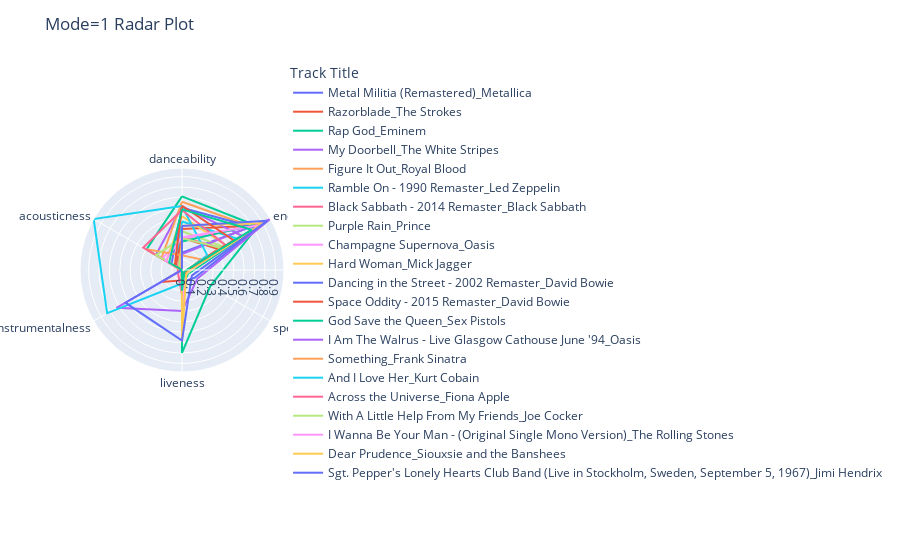

Notebook code cell kept with this figure:
### Code cell
feature_list = ["danceability", "energy","speechiness","liveness", \
                "instrumentalness", 'acousticness']
spotify_tools.audio_feature_radar(mode_1, feature_list, "Mode=1 Radar Plot")

### Figure 1 — Plotly figure (JSON) as saved in the notebook; plotly's stock layout.template omitted (floating-point values rounded to 4 significant figures)
{"data": [{"hovertemplate": "Track Title=Metal Militia (Remastered)_Metallica<br>value=%{r}<br>variable=%{theta}<extra></extra>", "legendgroup": "Metal Militia (Remastered)_Metallica", "line": {"color": "#636efa", "dash": "solid"}, "marker": {"symbol": "circle"}, "mode": "lines", "name": "Metal Militia (Remastered)_Metallica", "r": [0.166, 0.956, 0.145, 0.118, 0.00515, 8.08e-05, 0.166], "showlegend": true, "subplot": "polar", "theta": ["danceability", "energy", "speechiness", "liveness", "instrumentalness", "acousticness", "danceability"], "type": "scatterpolar"}, {"hovertemplate": "Track Title=Razorblade_The Strokes<br>value=%{r}<br>variable=%{theta}<extra></extra>", "legendgroup": "Razorblade_The Strokes", "line": {"color": "#EF553B", "dash": "solid"}, "marker": {"symbol": "circle"}, "mode": "lines", "name": "Razorblade_The Strokes", "r": [0.394, 0.859, 0.0409, 0.1, 0.233, 0.00201, 0.394], "showlegend": true, "subplot": "polar", "theta": ["danceability", "energy", "speechiness", "liveness", "instrumentalness", "acousticness", "danceability"], "type": "scatterpolar"}, {"hovertemplate": "Track Title=Rap God_Eminem<br>value=%{r}<br>variable=%{theta}<extra></extra>", "legendgroup": "Rap God_Eminem", "line": {"color": "#00cc96", "dash": "solid"}, "marker": {"symbol": "circle"}, "mode": "lines", "name": "Rap God_Eminem", "r": [0.709, 0.843, 0.314, 0.799, 0, 0.395, 0.709], "showlegend": true, "subplot": "polar", "theta": ["danceability", "energy", "speechiness", "liveness", "instrumentalness", "acousticness", "danceability"], "type": "scatterpolar"}, {"hovertemplate": "Track Title=My Doorbell_The White Stripes<br>value=%{r}<br>variable=%{theta}<extra></extra>", "legendgroup": "My Doorbell_The White Stripes", "line": {"color": "#ab63fa", "dash": "solid"}, "marker": {"symbol": "circle"}, "mode": "lines", "name": "My Doorbell_The White Stripes", "r": [0.614, 0.663, 0.0352, 0.0986, 0.00682, 0.29, 0.614], "showlegend": true, "subplot": "polar", "theta": ["danceability", "energy", "speechiness", "liveness", "instrumentalness", "acousticness", "danceability"], "type": "scatterpolar"}, {"hovertemplate": "Track Title=Figure It Out_Royal Blood<br>value=%{r}<br>variable=%{theta}<extra></extra>", "legendgroup": "Figure It Out_Royal Blood", "line": {"color": "#FFA15A", "dash": "solid"}, "marker": {"symbol": "circle"}, "mode": "lines", "name": "Figure It Out_Royal Blood", "r": [0.658, 0.814, 0.0559, 0.216, 0.00653, 0.229, 0.658], "showlegend": true, "subplot": "polar", "theta": ["danceability", "energy", "speechiness", "liveness", "instrumentalness", "acousticness", "danceability"], "type": "scatterpolar"}, {"hovertemplate": "Track Title=Ramble On - 1990 Remaster_Led Zeppelin<br>value=%{r}<br>variable=%{theta}<extra></extra>", "legendgroup": "Ramble On - 1990 Remaster_Led Zeppelin", "line": {"color": "#19d3f3", "dash": "solid"}, "marker": {"symbol": "circle"}, "mode": "lines", "name": "Ramble On - 1990 Remaster_Led Zeppelin", "r": [0.468, 0.607, 0.0336, 0.225, 0.000852, 0.072, 0.468], "showlegend": true, "subplot": "polar", "theta": ["danceability", "energy", "speechiness", "liveness", "instrumentalness", "acousticness", "danceability"], "type": "scatterpolar"}, {"hovertemplate": "Track Title=Black Sabbath - 2014 Remaster_Black Sabbath<br>value=%{r}<br>variable=%{theta}<extra></extra>", "legendgroup": "Black Sabbath - 2014 Remaster_Black Sabbath", "line": {"color": "#FF6692", "dash": "solid"}, "marker": {"symbol": "circle"}, "mode": "lines", "name": "Black Sabbath - 2014 Remaster_Black Sabbath", "r": [0.317, 0.431, 0.0415, 0.239, 0.0457, 0.0467, 0.317], "showlegend": true, "subplot": "polar", "theta": ["danceability", "energy", "speechiness", "liveness", "instrumentalness", "acousticness", "danceability"], "type": "scatterpolar"}, {"hovertemplate": "Track Title=Purple Rain_Prince<br>value=%{r}<br>variable=%{theta}<extra></extra>", "legendgroup": "Purple Rain_Prince", "line": {"color": "#B6E880", "dash": "solid"}, "marker": {"symbol": "circle"}, "mode": "lines", "name": "Purple Rain_Prince", "r": [0.373, 0.452, 0.0321, 0.689, 0.00227, 0.0354, 0.373], "showlegend": true, "subplot": "polar", "theta": ["danceability", "energy", "speechiness", "liveness", "instrumentalness", "acousticness", "danceability"], "type": "scatterpolar"}, {"hovertemplate": "Track Title=Champagne Supernova_Oasis<br>value=%{r}<br>variable=%{theta}<extra></extra>", "legendgroup": "Champagne Supernova_Oasis", "line": {"color": "#FF97FF", "dash": "solid"}, "marker": {"symbol": "circle"}, "mode": "lines", "name": "Champagne Supernova_Oasis", "r": [0.303, 0.853, 0.0366, 0.361, 0.00159, 0.223, 0.303], "showlegend": true, "subplot": "polar", "theta": ["danceability", "energy", "speechiness", "liveness", "instrumentalness", "acousticness", "danceability"], "type": "scatterpolar"}, {"hovertemplate": "Track Title=Hard Woman_Mick Jagger<br>value=%{r}<br>variable=%{theta}<extra></extra>", "legendgroup": "Hard Woman_Mick Jagger", "line": {"color": "#FECB52", "dash": "solid"}, "marker": {"symbol": "circle"}, "mode": "lines", "name": "Hard Woman_Mick Jagger", "r": [0.518, 0.484, 0.0289, 0.105, 0.0111, 0.174, 0.518], "showlegend": true, "subplot": "polar", "theta": ["danceability", "energy", "speechiness", "liveness", "instrumentalness", "acousticness", "danceability"], "type": "scatterpolar"}, {"hovertemplate": "Track Title=Dancing in the Street - 2002 Remaster_David Bowie<br>value=%{r}<br>variable=%{theta}<extra></extra>", "legendgroup": "Dancing in the Street - 2002 Remaster_David Bowie", "line": {"color": "#636efa", "dash": "solid"}, "marker": {"symbol": "circle"}, "mode": "lines", "name": "Dancing in the Street - 2002 Remaster_David Bowie", "r": [0.6, 0.816, 0.0431, 0.126, 0, 0.117, 0.6], "showlegend": true, "subplot": "polar", "theta": ["danceability", "energy", "speechiness", "liveness", "instrumentalness", "acousticness", "danceability"], "type": "scatterpolar"}, {"hovertemplate": "Track Title=Space Oddity - 2015 Remaster_David Bowie<br>value=%{r}<br>variable=%{theta}<extra></extra>", "legendgroup": "Space Oddity - 2015 Remaster_David Bowie", "line": {"color": "#EF553B", "dash": "solid"}, "marker": {"symbol": "circle"}, "mode": "lines", "name": "Space Oddity - 2015 Remaster_David Bowie", "r": [0.31, 0.403, 0.0326, 0.139, 9.27e-05, 0.0726, 0.31], "showlegend": true, "subplot": "polar", "theta": ["danceability", "energy", "speechiness", "liveness", "instrumentalness", "acousticness", "danceability"], "type": "scatterpolar"}, {"hovertemplate": "Track Title=God Save the Queen_Sex Pistols<br>value=%{r}<br>variable=%{theta}<extra></extra>", "legendgroup": "God Save the Queen_Sex Pistols", "line": {"color": "#00cc96", "dash": "solid"}, "marker": {"symbol": "circle"}, "mode": "lines", "name": "God Save the Queen_Sex Pistols", "r": [0.274, 0.908, 0.0691, 0.154, 0.00219, 0.00103, 0.274], "showlegend": true, "subplot": "polar", "theta": ["danceability", "energy", "speechiness", "liveness", "instrumentalness", "acousticness", "danceability"], "type": "scatterpolar"}, {"hovertemplate": "Track Title=I Am The Walrus - Live Glasgow Cathouse June '94_Oasis<br>value=%{r}<br>variable=%{theta}<extra></extra>", "legendgroup": "I Am The Walrus - Live Glasgow Cathouse June '94_Oasis", "line": {"color": "#ab63fa", "dash": "solid"}, "marker": {"symbol": "circle"}, "mode": "lines", "name": "I Am The Walrus - Live Glasgow Cathouse June '94_Oasis", "r": [0.154, 0.981, 0.17, 0.395, 0.729, 2.66e-05, 0.154], "showlegend": true, "subplot": "polar", "theta": ["danceability", "energy", "speechiness", "liveness", "instrumentalness", "acousticness", "danceability"], "type": "scatterpolar"}, {"hovertemplate": "Track Title=Something_Frank Sinatra<br>value=%{r}<br>variable=%{theta}<extra></extra>", "legendgroup": "Something_Frank Sinatra", "line": {"color": "#FFA15A", "dash": "solid"}, "marker": {"symbol": "circle"}, "mode": "lines", "name": "Something_Frank Sinatra", "r": [0.141, 0.209, 0.0408, 0.108, 0.000407, 0.399, 0.141], "showlegend": true, "subplot": "polar", "theta": ["danceability", "energy", "speechiness", "liveness", "instrumentalness", "acousticness", "danceability"], "type": "scatterpolar"}, {"hovertemplate": "Track Title=And I Love Her_Kurt Cobain<br>value=%{r}<br>variable=%{theta}<extra></extra>", "legendgroup": "And I Love Her_Kurt Cobain", "line": {"color": "#19d3f3", "dash": "solid"}, "marker": {"symbol": "circle"}, "mode": "lines", "name": "And I Love Her_Kurt Cobain", "r": [0.616, 0.616, 0.282, 0.282, 0.0331, 0.0331, 0.13, 0.13, 0.833, 0.833, 0.983, 0.983, 0.616], "showlegend": true, "subplot": "polar", "theta": ["danceability", "danceability", "energy", "energy", "speechiness", "speechiness", "liveness", "liveness", "instrumentalness", "instrumentalness", "acousticness", "acousticness", "danceability"], "type": "scatterpolar"}, {"hovertemplate": "Track Title=Across the Universe_Fiona Apple<br>value=%{r}<br>variable=%{theta}<extra></extra>", "legendgroup": "Across the Universe_Fiona Apple", "line": {"color": "#FF6692", "dash": "solid"}, "marker": {"symbol": "circle"}, "mode": "lines", "name": "Across the Universe_Fiona Apple", "r": [0.578, 0.481, 0.0317, 0.0951, 0.00299, 0.431, 0.578], "showlegend": true, "subplot": "polar", "theta": ["danceability", "energy", "speechiness", "liveness", "instrumentalness", "acousticness", "danceability"], "type": "scatterpolar"}, {"hovertemplate": "Track Title=With A Little Help From My Friends_Joe Cocker<br>value=%{r}<br>variable=%{theta}<extra></extra>", "legendgroup": "With A Little Help From My Friends_Joe Cocker", "line": {"color": "#B6E880", "dash": "solid"}, "marker": {"symbol": "circle"}, "mode": "lines", "name": "With A Little Help From My Friends_Joe Cocker", "r": [0.307, 0.43, 0.0629, 0.0988, 0.000994, 0.288, 0.307], "showlegend": true, "subplot": "polar", "theta": ["danceability", "energy", "speechiness", "liveness", "instrumentalness", "acousticness", "danceability"], "type": "scatterpolar"}, {"hovertemplate": "Track Title=I Wanna Be Your Man - (Original Single Mono Version)_The Rolling Stones<br>value=%{r}<br>variable=%{theta}<extra></extra>", "legendgroup": "I Wanna Be Your Man - (Original Single Mono Version)_The Rolling Stones", "line": {"color": "#FF97FF", "dash": "solid"}, "marker": {"symbol": "circle"}, "mode": "lines", "name": "I Wanna Be Your Man - (Original Single Mono Version)_The Rolling Stones", "r": [0.316, 0.862, 0.0506, 0.213, 0.00443, 0.186, 0.316], "showlegend": true, "subplot": "polar", "theta": ["danceability", "energy", "speechiness", "liveness", "instrumentalness", "acousticness", "danceability"], "type": "scatterpolar"}, {"hovertemplate": "Track Title=Dear Prudence_Siouxsie and the Banshees<br>value=%{r}<br>variable=%{theta}<extra></extra>", "legendgroup": "Dear Prudence_Siouxsie and the Banshees", "line": {"color": "#FECB52", "dash": "solid"}, "marker": {"symbol": "circle"}, "mode": "lines", "name": "Dear Prudence_Siouxsie and the Banshees", "r": [0.426, 0.9, 0.047, 0.69, 0.000735, 0.012, 0.426], "showlegend": true, "subplot": "polar", "theta": ["danceability", "energy", "speechiness", "liveness", "instrumentalness", "acousticness", "danceability"], "type": "scatterpolar"}, {"hovertemplate": "Track Title=Sgt. Pepper's Lonely Hearts Club Band (Live in Stockholm, Sweden, September 5, 1967)_Jimi Hendrix<br>value=%{r}<br>variable=%{theta}<extra></extra>", "legendgroup": "Sgt. Pepper's Lonely Hearts Club Band (Live in Stockholm, Sweden, September 5, 1967)_Jimi Hendrix", "line": {"color": "#636efa", "dash": "solid"}, "marker": {"symbol": "circle"}, "mode": "lines", "name": "Sgt. Pepper's Lonely Hearts Club Band (Live in Stockholm, Sweden, September 5, 1967)_Jimi Hendrix", "r": [0.423, 0.948, 0.109, 0.679, 0.63, 0.00196, 0.423], "showlegend": true, "subplot": "polar", "theta": ["danceability", "energy", "speechiness", "liveness", "instrumentalness", "acousticness", "danceability"], "type": "scatterpolar"}, {"hovertemplate": "Track Title=We Can Work It Out_Stevie Wonder<br>value=%{r}<br>variable=%{theta}<extra></extra>", "legendgroup": "We Can Work It Out_Stevie Wonder", "line": {"color": "#EF553B", "dash": "solid"}, "marker": {"symbol": "circle"}, "mode": "lines", "name": "We Can Work It Out_Stevie Wonder", "r": [0.619, 0.574, 0.0328, 0.0948, 0, 0.0805, 0.619], "showlegend": true, "subplot": "polar", "theta": ["danceability", "energy", "speechiness", "liveness", "instrumentalness", "acousticness", "danceability"], "type": "scatterpolar"}, {"hovertemplate": "Track Title=Things We Said Today_Bob Dylan<br>value=%{r}<br>variable=%{theta}<extra></extra>", "legendgroup": "Things We Said Today_Bob Dylan", "line": {"color": "#00cc96", "dash": "solid"}, "marker": {"symbol": "circle"}, "mode": "lines", "name": "Things We Said Today_Bob Dylan", "r": [0.584, 0.775, 0.0272, 0.199, 0, 0.143, 0.584], "showlegend": true, "subplot": "polar", "theta": ["danceability", "energy", "speechiness", "liveness", "instrumentalness", "acousticness", "danceability"], "type": "scatterpolar"}], "layout": {"autosize": true, "legend": {"title": {"text": "Track Title"}, "tracegroupgap": 0}, "margin": {"t": 60}, "polar": {"angularaxis": {"direction": "clockwise", "rotation": 90, "type": "category"}, "domain": {"x": [0, 1], "y": [0, 1]}, "radialaxis": {"autorange": true, "range": [0, 0.983], "type": "linear"}}, "title": {"text": "Mode=1 Radar Plot"}}}
